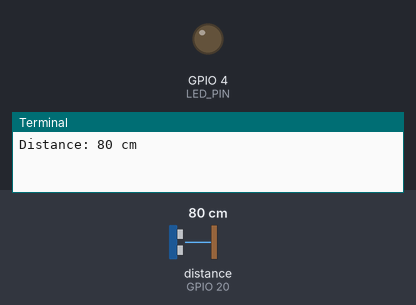
Bench run of a program on a simulated Raspberry Pi (BCM pin numbers). On the bench: output pins drawn as LEDs (lit = HIGH), the last lines printed to the terminal. The test bench sets the inputs (shaded band); at power-on: distance to the obstacle (sensor on GPIO 20) 80 cm. The echo pulse lasts 58.3 µs per cm; the clock reads 2024-03-15 10:24:30 at power-on unless the program sets it; pins used as bus, display or sensor lines are not drawn.

Above: at 1.2 s.
1.3 s: distance to the obstacle (sensor on GPIO 20) set to 2 cm
At 2.6 s:
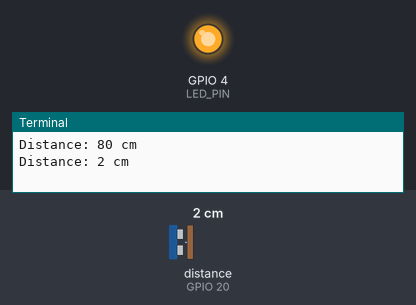
3.0 s: distance to the obstacle (sensor on GPIO 20) set to 4 cm
At 4.7 s:
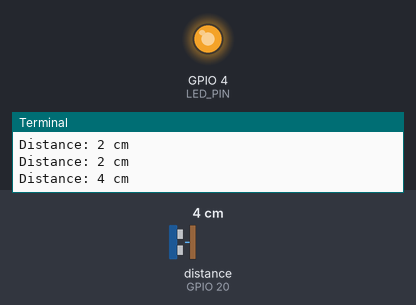
5.3 s: distance to the obstacle (sensor on GPIO 20) set to 9 cm
At 6.7 s:
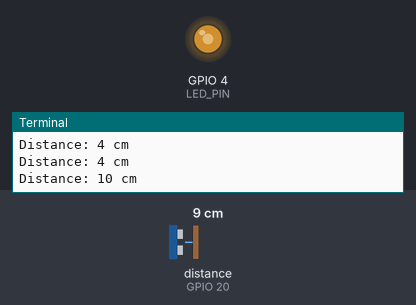
Timing chart, 0 to 8.3 s (numbered marks = the images above; inputs shaded):
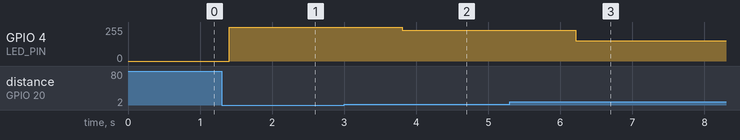

The program:

PWM.py
```python
import RPi.GPIO as GPIO
import time

GPIO.setwarnings(False)

TRIG_PIN = 21
ECHO_PIN = 20
LED_PIN = 4

GPIO.setmode(GPIO.BCM)

GPIO.setup(LED_PIN, GPIO.OUT)
led_pwm = GPIO.PWM(LED_PIN, 100)
led_pwm.start(0)

brightness_levels = [100, 90, 80, 70, 60, 50, 40, 30, 20, 10]

while True:
    # Configure the trigger and echo pins
    GPIO.setup(TRIG_PIN, GPIO.OUT)
    GPIO.setup(ECHO_PIN, GPIO.IN)

    GPIO.output(TRIG_PIN, False)
    time.sleep(0.2)
    GPIO.output(TRIG_PIN, True)
    time.sleep(0.00001)
    GPIO.output(TRIG_PIN, False)

    while GPIO.input(ECHO_PIN) == 0:
        pulse_start_time = time.time()
    while GPIO.input(ECHO_PIN) == 1:
        pulse_end_time = time.time()

    pulse_duration = pulse_end_time - pulse_start_time

    distance = pulse_duration * 17150
    distance = 2 * round(distance / 2)

    print("Distance:", distance, "cm")

    if distance >= 0 and distance <= 20:
        index = int((distance - 2) / 2)
        led_pwm.ChangeDutyCycle(brightness_levels[index])
    else:
        led_pwm.ChangeDutyCycle(0)

    time.sleep(1)
```

Measured:
- after the input at 1.3 s, GPIO 4 (LED_PIN): 0/255 → 255/255 after 0.11 s
- after the input at 3.0 s, GPIO 4 (LED_PIN): 255/255 → 230/255 after 0.81 s
- after the input at 5.3 s, GPIO 4 (LED_PIN): 230/255 → 153/255 after 0.91 s
